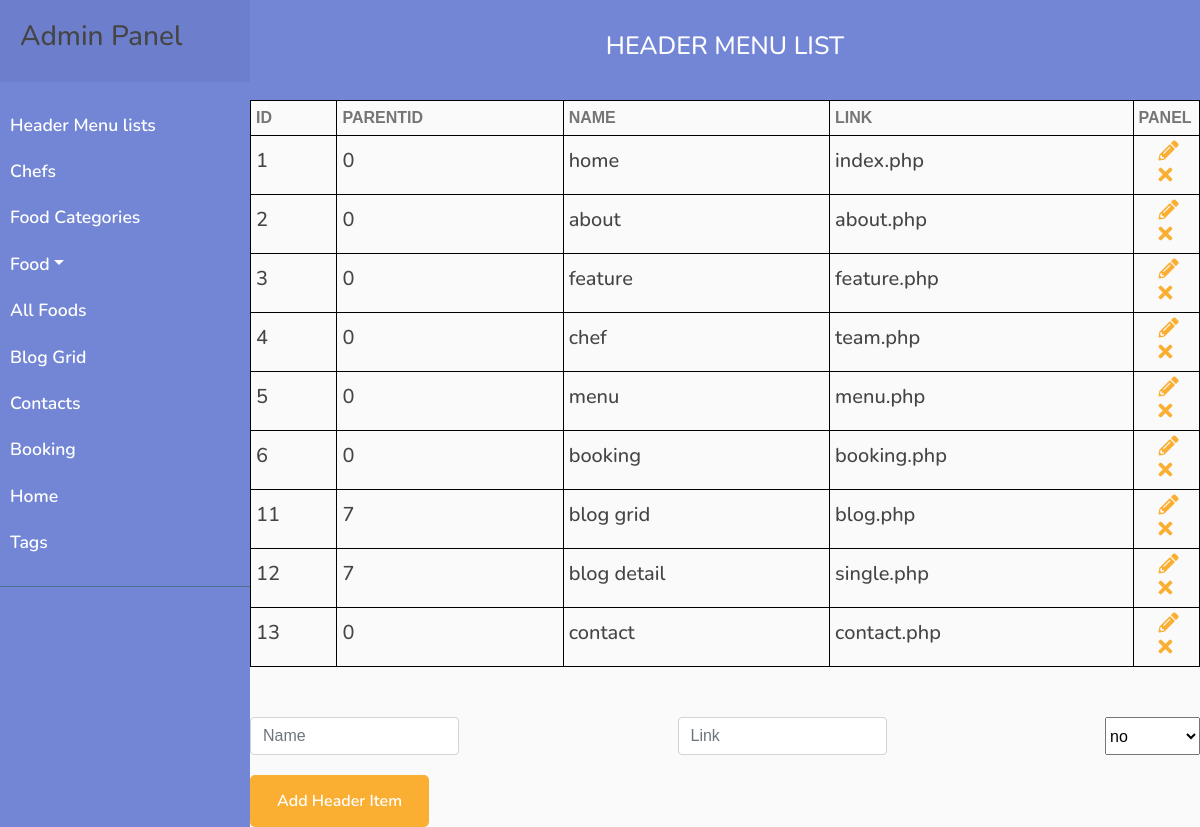
Page /php/admin/index.php on the committed database.
### tables this page shows
CREATE TABLE `header_list` (
  `id` int(16) NOT NULL,
  `parent_id` int(16) NOT NULL,
  `name` varchar(128) NOT NULL,
  `link` varchar(128) NOT NULL
);

### php/admin/index.php (the view, shortened to what this page needs)
<!DOCTYPE html>
<html lang="en">
<head>
    <link href="https://stackpath.bootstrapcdn.com/bootstrap/4.4.1/css/bootstrap.min.css" rel="stylesheet">
    <link href="https://cdnjs.cloudflare.com/ajax/libs/font-awesome/5.10.0/css/all.min.css" rel="stylesheet">
    <link href="../../lib/animate/animate.min.css" rel="stylesheet">
    <link href="../../lib/owlcarousel/assets/owl.carousel.min.css" rel="stylesheet">
    <link href="../../lib/flaticon/font/flaticon.css" rel="stylesheet">
    <link href="../../lib/tempusdominus/css/tempusdominus-bootstrap-4.min.css" rel="stylesheet" />
    <link href="../../css/style.css" rel="stylesheet">
</head>
<body>
    <div class="admin">
        <?php
        require_once "../../components/adminFoodNav.php";
        ?>
        <div class="admin__section admin__section_header-list">
            <div class="admin__section_head">
                <h3 class="admin__section_title">header menu list</h3>
            </div>
            <div class="admin__section_content">
                <div class="admin__contact">
                    <table class="admin__table">
                        <tr>
                            <th class="admin__table_title">id</th>
                            <th class="admin__table_title">parentId</th>
                            <th class="admin__table_title">name</th>
                            <th class="admin__table_title">link</th>
                            <th class="admin__table_title">panel</th>
                        </tr>
                        <?php
                        $query = "SELECT * FROM header_list";
                        $result = mysqli_query($mysqli, $query);
                        while ($row = mysqli_fetch_assoc($result)) {
                        ?>
                            <tr class="admin__section_item">
                                <td class="admin__section_item_td">
                                    <h3 class="admin__section_item_name"><?php echo $row['id'] ?></h3>
                                </td>
                                <td class="admin__section_item_td">
                                    <h3 class="admin__section_item_name"><?php echo $row['parent_id'] ?></h3>
                                </td>
                                <td class="admin__section_item_td">
                                    <h3 class="admin__section_item_name"><?php echo $row['name'] ?></h3>
                                </td>
                                <td class="admin__section_item_td">
                                    <h3 class="admin__section_item_pos"><?php echo $row['link'] ?></h3>
                                </td>
                                <td class="admin__section_item_td">
                                    <a href="?id=<?php echo $row["id"] ?>">
                                        <i class="example__class admin__icon fas fa-pencil-alt"></i>
                                    </a>
                                    <a href="./headerList/remove.php?id=<?php echo $row["id"] ?>">
                                        <i class="admin__icon fas fa-times"></i>
                                    </a>
                                </td>
                            </tr>
                        <?php } ?>
                    </table>
                </div>
                <?php
                $name = '';
                $link = '';
                ?>
                <form class="admin__form"
                action="<?php if (isset($_GET['id'])) {echo './headerList/update.php';} else {echo './headerList/insert.php';} ?>"
                method="POST">
                    <div class="form__flex">
                        <input class="admin__inp admin__inp_header form-control" type="text" name="name" value="<?php echo $name ?>" placeholder="Name" required>
                        <input class="admin__inp admin__inp_header form-control" type="text" name="link" value="<?php echo $link ?>" placeholder="Link" required>
                        <select id="parentId" name="parentId">
                            <option value="0">no</option>
                        </select>
                    </div>
                    <div>
                        <button class="btn custom-btn admin__form_btn">Add Header Item</button>
                    </div>
                </form>
            </div>
        </div>
    </div>
</body>
</html>

### css/style.css (style rules this page uses)
body { color: #757575; background: #ffffff; font-family: 'open sans', sans-serif; }
h1, h2, h3, h4, h5, h6 { color: #454545; font-family: 'Nunito', sans-serif; }
a { font-family: 'Nunito', sans-serif; font-weight: 600; color: #fbaf32; transition: .3s; }
.btn.custom-btn { padding: 12px 25px; font-family: 'Nunito', sans-serif; font-size: 16px; font-weight: 600; color: #ffffff; background: #fbaf32; border: 2px solid #fbaf32; border-radius: 5px; transition: .5s; }
.form__flex { width: 100%; display: flex; justify-content: space-between; }
.admin__inp { width: 30%; }
.admin__inp_header { width: 22%; }
.admin__form_btn { margin-top: 20px; }
body { font-family: 'Poppins', sans-serif; background: #fafafa; }
.admin { display: flex; justify-content: space-between }
.admin__section { width: calc(100% - 250px); }
.admin__section_head { width: 100%; height: 100px; background: #7386D5; display: flex; justify-content: center; align-items: center; }
.admin__section_title { font-size: 25px; color: #ffffff; text-transform: uppercase; }
.admin__section_content { width: 100%; height: calc(100% - 100px); }
.admin__table { width: 100%; border-collapse: collapse; }
.admin__table_title { text-transform: uppercase; }
.admin__table_title, .admin__section_item_td { padding: 5px; border: 1px solid black; }
.admin__section_item { width: 100%; padding: 10px; }
.admin__section_item_name, .admin__section_item_pos { font-size: 20px; }
.admin__section_item_td:last-child { width: 7%; }
.admin__icon { font-size: 20px; cursor: pointer; margin-left: 20px; }
.admin__form { margin-top: 50px; }

### rows in the picture
header_list: id "1", parent "0", name "home", link "index.php"
header_list: id "2", parent "0", name "about", link "about.php"
header_list: id "3", parent "0", name "feature", link "feature.php"
header_list: id "4", parent "0", name "chef", link "team.php"
header_list: id "5", parent "0", name "menu", link "menu.php"
header_list: id "6", parent "0", name "booking", link "booking.php"
header_list: id "11", parent "7", name "blog grid", link "blog.php"
header_list: id "12", parent "7", name "blog detail", link "single.php"
header_list: id "13", parent "0", name "contact", link "contact.php"
